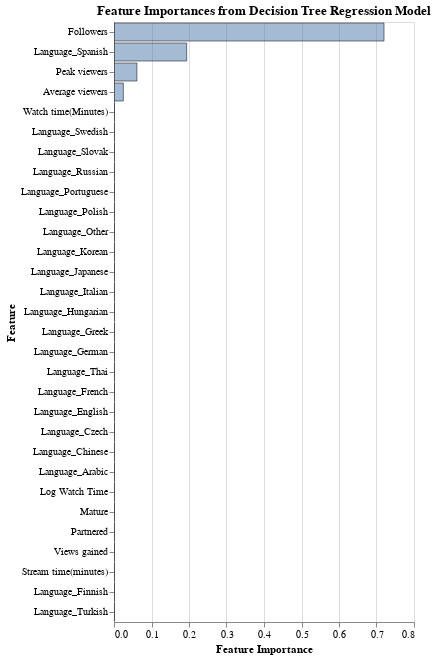

Notebook code for this chart:
### Code cell
alt.Chart(feat_imps1).mark_bar(opacity=0.5, strokeWidth=1, stroke='black').encode(
    y=alt.Y('feature:N', title='Feature', sort='-x'),
    x=alt.X('importance:Q', title='Feature Importance'),
    tooltip=['feature','importance']
).interactive().properties(title='Feature Importances from Decision Tree Regression Model')
#alt.savefig('Feature_Importance_Followers_gained.png')

### Figure 1 — Vega-Lite specification as saved in the notebook (floating-point values rounded to 4 significant figures)
{"config": {"view": {"continuousWidth": 300, "continuousHeight": 300}}, "data": {"name": "data-b18277990dc061a414958535a84914bb"}, "mark": {"type": "bar", "opacity": 0.5, "stroke": "black", "strokeWidth": 1}, "encoding": {"tooltip": [{"field": "feature", "type": "nominal"}, {"field": "importance", "type": "quantitative"}], "x": {"field": "importance", "title": "Feature Importance", "type": "quantitative"}, "y": {"field": "feature", "sort": "-x", "title": "Feature", "type": "nominal"}}, "params": [{"name": "param_2", "select": {"type": "interval", "encodings": ["x", "y"]}, "bind": "scales"}], "title": "Feature Importances from Decision Tree Regression Model", "$schema": "https://vega.github.io/schema/vega-lite/v5.20.1.json", "datasets": {"data-b18277990dc061a414958535a84914bb": [{"feature": "Watch time(Minutes)", "importance": 0.0}, {"feature": "Language_Swedish", "importance": 0.0}, {"feature": "Language_Slovak", "importance": 0.0}, {"feature": "Language_Russian", "importance": 0.0}, {"feature": "Language_Portuguese", "importance": 0.0}, {"feature": "Language_Polish", "importance": 0.0}, {"feature": "Language_Other", "importance": 0.0}, {"feature": "Language_Korean", "importance": 0.0}, {"feature": "Language_Japanese", "importance": 0.0}, {"feature": "Language_Italian", "importance": 0.0}, {"feature": "Language_Hungarian", "importance": 0.0}, {"feature": "Language_Greek", "importance": 0.0}, {"feature": "Language_German", "importance": 0.0}, {"feature": "Language_Thai", "importance": 0.0}, {"feature": "Language_French", "importance": 0.0}, {"feature": "Language_English", "importance": 0.0}, {"feature": "Language_Czech", "importance": 0.0}, {"feature": "Language_Chinese", "importance": 0.0}, {"feature": "Language_Arabic", "importance": 0.0}, {"feature": "Log Watch Time", "importance": 0.0}, {"feature": "Mature", "importance": 0.0}, {"feature": "Partnered", "importance": 0.0}, {"feature": "Views gained", "importance": 0.0}, {"feature": "Stream time(minutes)", "importance": 0.0}, {"feature": "Language_Finnish", "importance": 0.0}, {"feature": "Language_Turkish", "importance": 0.0}, {"feature": "Average viewers", "importance": 0.02494}, {"feature": "Peak viewers", "importance": 0.0612}, {"feature": "Language_Spanish", "importance": 0.1938}, {"feature": "Followers", "importance": 0.72}]}}
